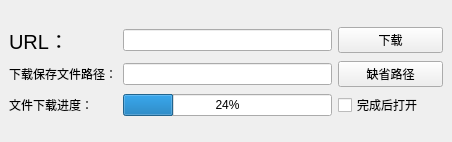
<?xml version="1.0" encoding="UTF-8"?>
<ui version="4.0">
 <class>myMainWindow</class>
 <widget class="QMainWindow" name="myMainWindow">
  <property name="geometry">
   <rect>
    <x>0</x>
    <y>0</y>
    <width>452</width>
    <height>142</height>
   </rect>
  </property>
  <property name="windowTitle">
   <string>myMainWindow</string>
  </property>
  <widget class="QWidget" name="centralwidget">
   <layout class="QGridLayout" name="gridLayout_2">
    <item row="0" column="0">
     <layout class="QGridLayout" name="gridLayout">
      <item row="2" column="0">
       <widget class="QLabel" name="label_3">
        <property name="text">
         <string>文件下载进度：</string>
        </property>
       </widget>
      </item>
      <item row="0" column="0">
       <widget class="QLabel" name="label">
        <property name="font">
         <font>
          <pointsize>15</pointsize>
         </font>
        </property>
        <property name="text">
         <string>URL：</string>
        </property>
        <property name="alignment">
         <set>Qt::AlignLeading|Qt::AlignLeft|Qt::AlignVCenter</set>
        </property>
       </widget>
      </item>
      <item row="2" column="3">
       <widget class="QCheckBox" name="checkOpen">
        <property name="text">
         <string>完成后打开</string>
        </property>
       </widget>
      </item>
      <item row="1" column="0">
       <widget class="QLabel" name="label_2">
        <property name="text">
         <string>下载保存文件路径：</string>
        </property>
       </widget>
      </item>
      <item row="0" column="3">
       <widget class="QPushButton" name="btnDownload">
        <property name="text">
         <string>下载</string>
        </property>
       </widget>
      </item>
      <item row="1" column="3">
       <widget class="QPushButton" name="btnDefaultPath">
        <property name="text">
         <string>缺省路径</string>
        </property>
       </widget>
      </item>
      <item row="1" column="1" colspan="2">
       <widget class="QLineEdit" name="editPath"/>
      </item>
      <item row="2" column="1" colspan="2">
       <widget class="QProgressBar" name="progressBar">
        <property name="value">
         <number>24</number>
        </property>
       </widget>
      </item>
      <item row="0" column="1" colspan="2">
       <widget class="QLineEdit" name="editURL"/>
      </item>
     </layout>
    </item>
   </layout>
  </widget>
 </widget>
 <resources/>
 <connections/>
</ui>
